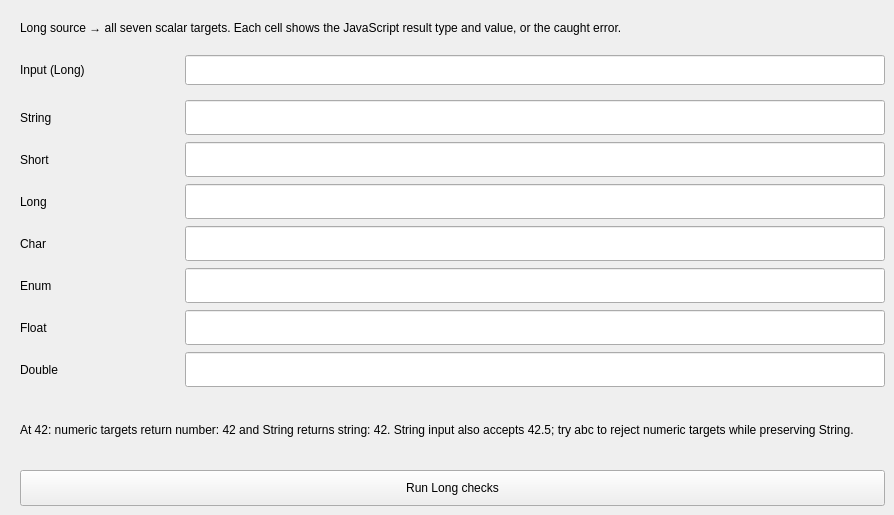
    <widget class="QWidget" name="LongTab">
     <attribute name="title">
      <string>Long</string>
     </attribute>
     <widget class="QLabel" name="LongDescription">
      <property name="geometry">
       <rect>
        <x>20</x>
        <y>10</y>
        <width>865</width>
        <height>36</height>
       </rect>
      </property>
      <property name="text">
       <string>Long source → all seven scalar targets. Each cell shows the JavaScript result type and value, or the caught error.</string>
      </property>
      <property name="wordWrap">
       <bool>true</bool>
      </property>
     </widget>
     <widget class="QLabel" name="LongInputLabel">
      <property name="geometry">
       <rect>
        <x>20</x>
        <y>55</y>
        <width>160</width>
        <height>30</height>
       </rect>
      </property>
      <property name="text">
       <string>Input (Long)</string>
      </property>
      <property name="wordWrap">
       <bool>true</bool>
      </property>
     </widget>
     <widget class="caTextEntry" name="LongInput">
      <property name="geometry">
       <rect>
        <x>185</x>
        <y>55</y>
        <width>700</width>
        <height>30</height>
       </rect>
      </property>
      <property name="channel">
       <string>internal://conversionInputLong</string>
      </property>
     </widget>
     <widget class="QLabel" name="LongtoStringLabel">
      <property name="geometry">
       <rect>
        <x>20</x>
        <y>100</y>
        <width>160</width>
        <height>35</height>
       </rect>
      </property>
      <property name="text">
       <string>String</string>
      </property>
      <property name="wordWrap">
       <bool>true</bool>
      </property>
     </widget>
     <widget class="caLineEdit" name="LongtoStringResult">
      <property name="geometry">
       <rect>
        <x>185</x>
        <y>100</y>
        <width>700</width>
        <height>35</height>
       </rect>
      </property>
      <property name="channel">
       <string>internal://conversionLongtoString</string>
      </property>
     </widget>
     <widget class="QLabel" name="LongtoShortLabel">
      <property name="geometry">
       <rect>
        <x>20</x>
        <y>142</y>
        <width>160</width>
        <height>35</height>
       </rect>
      </property>
      <property name="text">
       <string>Short</string>
      </property>
      <property name="wordWrap">
       <bool>true</bool>
      </property>
     </widget>
     <widget class="caLineEdit" name="LongtoShortResult">
      <property name="geometry">
       <rect>
        <x>185</x>
        <y>142</y>
        <width>700</width>
        <height>35</height>
       </rect>
      </property>
      <property name="channel">
       <string>internal://conversionLongtoShort</string>
      </property>
     </widget>
     <widget class="QLabel" name="LongtoLongLabel">
      <property name="geometry">
       <rect>
        <x>20</x>
        <y>184</y>
        <width>160</width>
        <height>35</height>
       </rect>
      </property>
      <property name="text">
       <string>Long</string>
      </property>
      <property name="wordWrap">
       <bool>true</bool>
      </property>
     </widget>
     <widget class="caLineEdit" name="LongtoLongResult">
      <property name="geometry">
       <rect>
        <x>185</x>
        <y>184</y>
        <width>700</width>
        <height>35</height>
       </rect>
      </property>
      <property name="channel">
       <string>internal://conversionLongtoLong</string>
      </property>
     </widget>
     <widget class="QLabel" name="LongtoCharLabel">
      <property name="geometry">
       <rect>
        <x>20</x>
        <y>226</y>
        <width>160</width>
        <height>35</height>
       </rect>
      </property>
      <property name="text">
       <string>Char</string>
      </property>
      <property name="wordWrap">
       <bool>true</bool>
      </property>
     </widget>
     <widget class="caLineEdit" name="LongtoCharResult">
      <property name="geometry">
       <rect>
        <x>185</x>
        <y>226</y>
        <width>700</width>
        <height>35</height>
       </rect>
      </property>
      <property name="channel">
       <string>internal://conversionLongtoChar</string>
      </property>
     </widget>
     <widget class="QLabel" name="LongtoEnumLabel">
      <property name="geometry">
       <rect>
        <x>20</x>
        <y>268</y>
        <width>160</width>
        <height>35</height>
       </rect>
      </property>
      <property name="text">
       <string>Enum</string>
      </property>
      <property name="wordWrap">
       <bool>true</bool>
      </property>
     </widget>
     <widget class="caLineEdit" name="LongtoEnumResult">
      <property name="geometry">
       <rect>
        <x>185</x>
        <y>268</y>
        <width>700</width>
        <height>35</height>
       </rect>
      </property>
      <property name="channel">
       <string>internal://conversionLongtoEnum</string>
      </property>
     </widget>
     <widget class="QLabel" name="LongtoFloatLabel">
      <property name="geometry">
       <rect>
        <x>20</x>
        <y>310</y>
        <width>160</width>
        <height>35</height>
       </rect>
      </property>
      <property name="text">
       <string>Float</string>
      </property>
      <property name="wordWrap">
       <bool>true</bool>
      </property>
     </widget>
     <widget class="caLineEdit" name="LongtoFloatResult">
      <property name="geometry">
       <rect>
        <x>185</x>
        <y>310</y>
        <width>700</width>
        <height>35</height>
       </rect>
      </property>
      <property name="channel">
       <string>internal://conversionLongtoFloat</string>
      </property>
     </widget>
     <widget class="QLabel" name="LongtoDoubleLabel">
      <property name="geometry">
       <rect>
        <x>20</x>
        <y>352</y>
        <width>160</width>
        <height>35</height>
       </rect>
      </property>
      <property name="text">
       <string>Double</string>
      </property>
      <property name="wordWrap">
       <bool>true</bool>
      </property>
     </widget>
     <widget class="caLineEdit" name="LongtoDoubleResult">
      <property name="geometry">
       <rect>
        <x>185</x>
        <y>352</y>
        <width>700</width>
        <height>35</height>
       </rect>
      </property>
      <property name="channel">
       <string>internal://conversionLongtoDouble</string>
      </property>
     </widget>
     <widget class="QPushButton" name="LongRun">
      <property name="geometry">
       <rect>
        <x>20</x>
        <y>470</y>
        <width>865</width>
        <height>36</height>
       </rect>
      </property>
      <property name="text">
       <string>Run Long checks</string>
      </property>
     </widget>
     <widget class="QLabel" name="LongHints">
      <property name="geometry">
       <rect>
        <x>20</x>
        <y>400</y>
        <width>865</width>
        <height>60</height>
       </rect>
      </property>
      <property name="text">
       <string>At 42: numeric targets return number: 42 and String returns string: 42. String input also accepts 42.5; try abc to reject numeric targets while preserving String.</string>
      </property>
      <property name="wordWrap">
       <bool>true</bool>
      </property>
     </widget>
    </widget>
